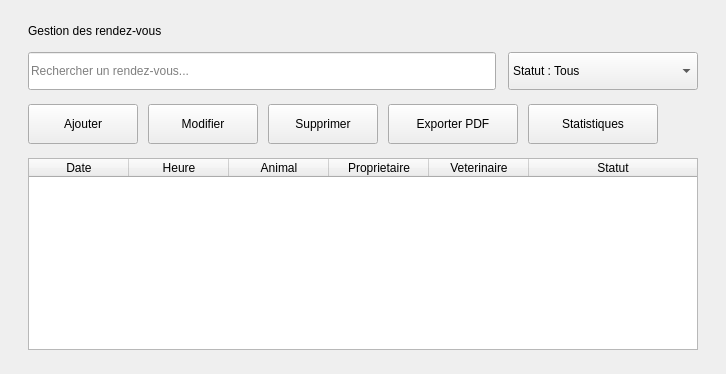
      <widget class="QWidget" name="page_rdv">
       <layout class="QVBoxLayout" name="verticalLayoutRdvRoot">
        <property name="spacing">
         <number>14</number>
        </property>
        <property name="leftMargin">
         <number>28</number>
        </property>
        <property name="topMargin">
         <number>24</number>
        </property>
        <property name="rightMargin">
         <number>28</number>
        </property>
        <property name="bottomMargin">
         <number>24</number>
        </property>
        <item>
         <widget class="QLabel" name="labelTitrePageRdv">
          <property name="text">
           <string>Gestion des rendez-vous</string>
          </property>
         </widget>
        </item>
        <item>
         <layout class="QHBoxLayout" name="horizontalLayoutFiltresRdv">
          <property name="spacing">
           <number>12</number>
          </property>
          <item>
           <widget class="QLineEdit" name="lineEditRechercheRdv">
            <property name="minimumSize">
             <size>
              <width>0</width>
              <height>38</height>
             </size>
            </property>
            <property name="placeholderText">
             <string>Rechercher un rendez-vous...</string>
            </property>
           </widget>
          </item>
          <item>
           <widget class="QComboBox" name="comboBoxFiltreRdv">
            <property name="minimumSize">
             <size>
              <width>190</width>
              <height>38</height>
             </size>
            </property>
            <item>
             <property name="text">
              <string>Statut : Tous</string>
             </property>
            </item>
            <item>
             <property name="text">
              <string>Confirme</string>
             </property>
            </item>
            <item>
             <property name="text">
              <string>En attente</string>
             </property>
            </item>
            <item>
             <property name="text">
              <string>Annule</string>
             </property>
            </item>
            <item>
             <property name="text">
              <string>Realise</string>
             </property>
            </item>
           </widget>
          </item>
         </layout>
        </item>
        <item>
         <layout class="QHBoxLayout" name="horizontalLayoutBoutonsRdv">
          <property name="spacing">
           <number>10</number>
          </property>
          <item>
           <widget class="QPushButton" name="pushButtonAjouterRdv">
            <property name="minimumSize">
             <size>
              <width>110</width>
              <height>40</height>
             </size>
            </property>
            <property name="cursor">
             <cursorShape>PointingHandCursor</cursorShape>
            </property>
            <property name="text">
             <string>Ajouter</string>
            </property>
           </widget>
          </item>
          <item>
           <widget class="QPushButton" name="pushButtonModifierRdv">
            <property name="minimumSize">
             <size>
              <width>110</width>
              <height>40</height>
             </size>
            </property>
            <property name="cursor">
             <cursorShape>PointingHandCursor</cursorShape>
            </property>
            <property name="text">
             <string>Modifier</string>
            </property>
           </widget>
          </item>
          <item>
           <widget class="QPushButton" name="pushButtonSupprimerRdv">
            <property name="minimumSize">
             <size>
              <width>110</width>
              <height>40</height>
             </size>
            </property>
            <property name="cursor">
             <cursorShape>PointingHandCursor</cursorShape>
            </property>
            <property name="text">
             <string>Supprimer</string>
            </property>
           </widget>
          </item>
          <item>
           <widget class="QPushButton" name="pushButtonExporterPdfRdv">
            <property name="minimumSize">
             <size>
              <width>130</width>
              <height>40</height>
             </size>
            </property>
            <property name="cursor">
             <cursorShape>PointingHandCursor</cursorShape>
            </property>
            <property name="text">
             <string>Exporter PDF</string>
            </property>
           </widget>
          </item>
          <item>
           <widget class="QPushButton" name="pushButtonStatistiquesRdv">
            <property name="minimumSize">
             <size>
              <width>130</width>
              <height>40</height>
             </size>
            </property>
            <property name="cursor">
             <cursorShape>PointingHandCursor</cursorShape>
            </property>
            <property name="text">
             <string>Statistiques</string>
            </property>
           </widget>
          </item>
          <item>
           <spacer name="spacerBoutonsRdv">
            <property name="orientation">
             <enum>Qt::Horizontal</enum>
            </property>
            <property name="sizeHint" stdset="0">
             <size>
              <width>40</width>
              <height>20</height>
             </size>
            </property>
           </spacer>
          </item>
         </layout>
        </item>
        <item>
         <widget class="QTableWidget" name="tableWidgetRdv">
          <property name="editTriggers">
           <set>QAbstractItemView::NoEditTriggers</set>
          </property>
          <property name="alternatingRowColors">
           <bool>true</bool>
          </property>
          <property name="selectionMode">
           <enum>QAbstractItemView::SingleSelection</enum>
          </property>
          <property name="selectionBehavior">
           <enum>QAbstractItemView::SelectRows</enum>
          </property>
          <property name="showGrid">
           <bool>true</bool>
          </property>
          <property name="sortingEnabled">
           <bool>false</bool>
          </property>
          <attribute name="horizontalHeaderStretchLastSection">
           <bool>true</bool>
          </attribute>
          <attribute name="verticalHeaderVisible">
           <bool>false</bool>
          </attribute>
          <column>
           <property name="text">
            <string>Date</string>
           </property>
          </column>
          <column>
           <property name="text">
            <string>Heure</string>
           </property>
          </column>
          <column>
           <property name="text">
            <string>Animal</string>
           </property>
          </column>
          <column>
           <property name="text">
            <string>Proprietaire</string>
           </property>
          </column>
          <column>
           <property name="text">
            <string>Veterinaire</string>
           </property>
          </column>
          <column>
           <property name="text">
            <string>Statut</string>
           </property>
          </column>
         </widget>
        </item>
       </layout>
      </widget>
